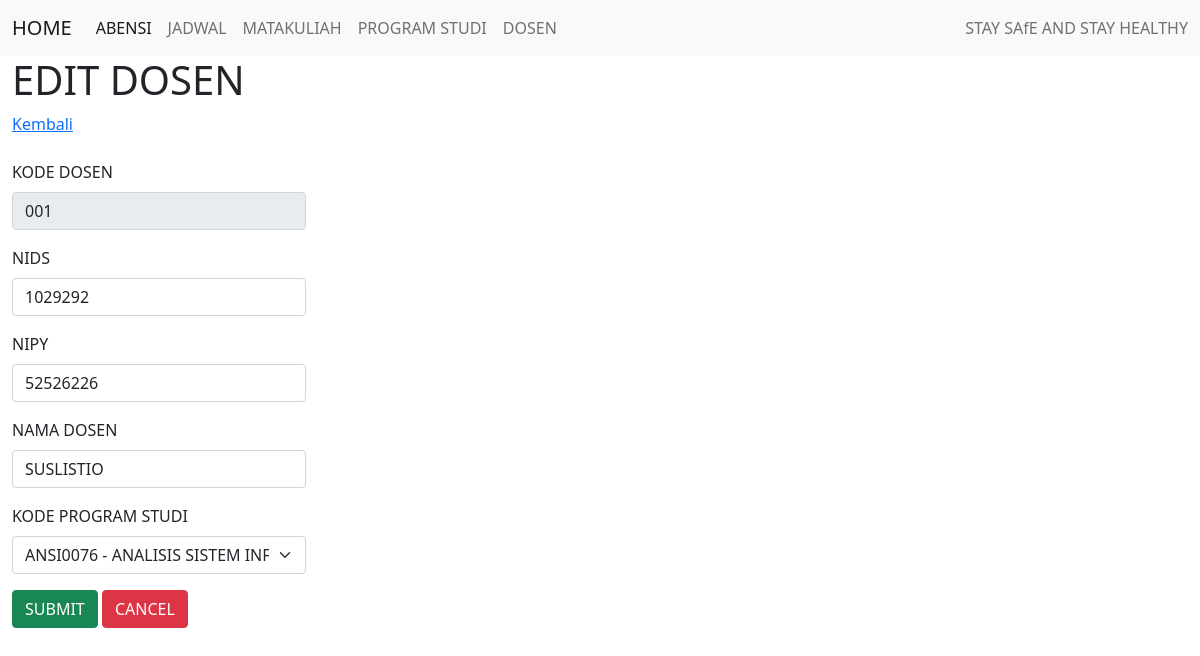
The page /edit_dosen.php?id=001 on the database its author committed.
### tables this page shows
CREATE TABLE `tbldosen` (
  `kodedosen` varchar(5) NOT NULL,
  `nids` varchar(12) DEFAULT NULL,
  `nipy` varchar(12) DEFAULT NULL,
  `namadosen` varchar(80) DEFAULT NULL,
  `kodeprodi` varchar(13) DEFAULT NULL
);

### koneksi.php (called while the page is built)
<?php
    class Connection {
        public function get_connection(){
            $host       = "localhost";
            $database   = "absensi";
            $username   = "root";
            $password   = "";
            $connect = new mysqli($host, $username, $password, $database);
            return $connect;
        }
    }
?>

### model.php (called while the page is built, shortened)
<?php
    include 'koneksi.php';
    class Model extends Connection{
        public function __construct(){
            $this->conn = $this->get_connection();
        }
        public function tampil_prodi(){
            $sql = "SELECT * FROM tblprodi";
            $bind = $this->conn->query($sql);
            while ($obj = $bind->fetch_object()) {
                $baris[] = $obj;
            }
            if (!empty($baris)) {
                return $baris;
            }
        }
        public function edit_dosen($id){
            $sql = "SELECT * FROM tbldosen WHERE kodedosen = '$id'";
            $bind = $this->conn->query($sql);
            while ($obj = $bind->fetch_object()) {
                $baris = $obj;
            }
            return $baris;
        }
    }
?>

### edit_dosen.php (the view, shortened to what this page needs)
<?php
    include 'model.php';
    $id = $_GET['id'];
    $model = new Model();
    $data = $model->edit_dosen($id);
?>
<html>
    <head>
        <link href="https://cdn.jsdelivr.net/npm/bootstrap@5.0.0-beta3/dist/css/bootstrap.min.css"
        rel="stylesheet"
>
    </head>
<Body>
        <?php
            include 'navbar.php';
        ?>
    <div class="container-fluid">
    <h1>EDIT DOSEN</h1>
    <a href="matkul.php">Kembali</a>
    <br><br>
        <form action="proces.php" method="post">
        <div class="col-3">
            <div class="mb-3">
                <label class="form-label">KODE DOSEN</label>
                <input type="text" name="kode" value="<?= $data->kodedosen?>" class="form-control" readonly>
            </div>
            <div class="mb-3">
                <label class="form-label">NIDS</label>
                <input type="text" name="nids" value="<?= $data->nids?>" class="form-control" >
            </div>
            <div class="mb-3">
                <label class="form-label">NIPY</label>
                <input type="text" name="nipy" value="<?= $data->nipy?>" class="form-control" >
            </div>
            <div class="mb-3">
                <label class="form-label">NAMA DOSEN</label>
                <input type="text" name="nama" value="<?= $data->namadosen?>" class="form-control" >
            </div>
            <div class="mb-3">
                    <label class="form-label">KODE PROGRAM STUDI</label>
                    <select name="prodi" class="form-select">
                        <?php
                            $result = $model->tampil_prodi();
                            if (!empty($result)) {
                                foreach ($result as $data) : ?>
                        <option value="<?= $data->kodeprodi ?>"><?= $data->kodeprodi ?> - <?=$data->namaprodi?></option>
                        <?php endforeach; } ?>
                    </select>
            </div>
            <button type="submit" name="edit_dosen" class="btn btn-success">SUBMIT</button>
            <button type="reset" class="btn btn-danger">CANCEL</button>
        </div>
        </form>
    </div>
</Body>
</html>

### rows shown on the page
tbldosen: kode "001", nids "1029292", nipy "52526226", nama "SUSLISTIO"

### other values the page prints
form field prodi "ANSI0076 - ANALISIS SISTEM INFORMASI"
